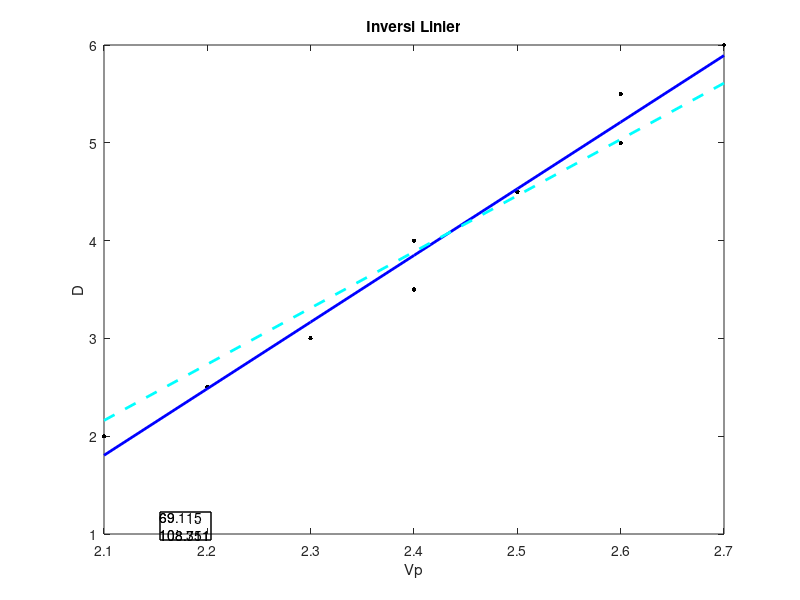
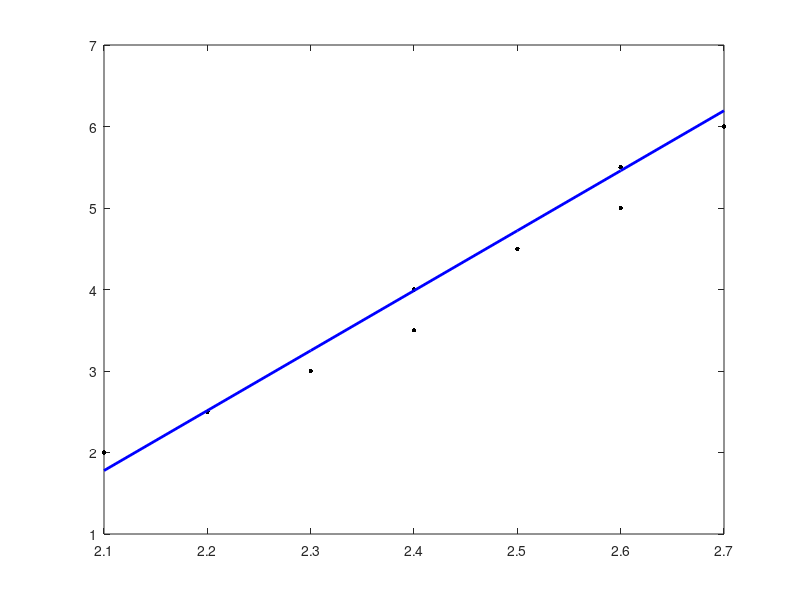

These charts were generated, in order, by the following MATLAB code:
clc
clear
close all

d = [2.0;2.5;3.0;3.5;4.0;4.5;5.0;5.5;6.0];
Vp = [2.1 2.2 2.3 2.4 2.4 2.5 2.6 2.6 2.7];


g = [ones(length(Vp),1), Vp'];

%%
m = inv(g'*g)*g'*d;
dcal = g*m;

%%
figure
plot(Vp, d, '.k','markersize',10);
hold on
plot(Vp, dcal, '-b','linewidth',2);
hold on
% title('Inversi Linier');
% xlabel('Vp');
% ylabel('D');
% hold on

erms = sqrt(sum(dcal-d)/length(d));
fprintf("Error rms a: %s",erms)
lse = sum((dcal-d).^2);
fprintf("Error lse a: %s",lse)

dim = [.2 .1 .2 .7];
str1 = {"Erms a: "+erms,"lse a: "+ lse};
%str2 = {"lse: ", lse};
annotation('textbox',dim,'String',str1,'FitBoxToText','on');
hold on

%%
[m,n] = size(g'*g);
mref = [2.0;1.0];
eps = 0.01;
m = mref + inv(g'*g+eps*eye(m))*g'*(d-g*mref);
dcal = g*m;

% plot(Vp, d, '.k','markersize',10);
% hold on
plot(Vp, dcal, '--c','linewidth',2);
hold on
title('Inversi Linier');
xlabel('Vp');
ylabel('D');

erms = sqrt(sum(dcal-d)/length(d));
fprintf("Error rms b: %s",erms)
lse = sum((dcal-d).^2);
fprintf("Error lse b: %s",lse)

dim = [.2 .1 .2 .6];
str1 = {"Erms b: "+erms,"lse b: "+ lse};
%str2 = {"lse: ", lse};
annotation('textbox',dim,'String',str1,'FitBoxToText','on');
hold on

%%
s = [.5 .5 .5 .5 .1 .5 .5 .1 .5];
v = zeros(n:n);
v = diag(s.^2);
W = inv(v');
m = inv(g' * W * g)*(g' * W * d);
dw = g*m;
figure
plot(Vp, d, '.k','markersize',10);
hold on
plot(Vp,dw,'-b','LineWidth',2);